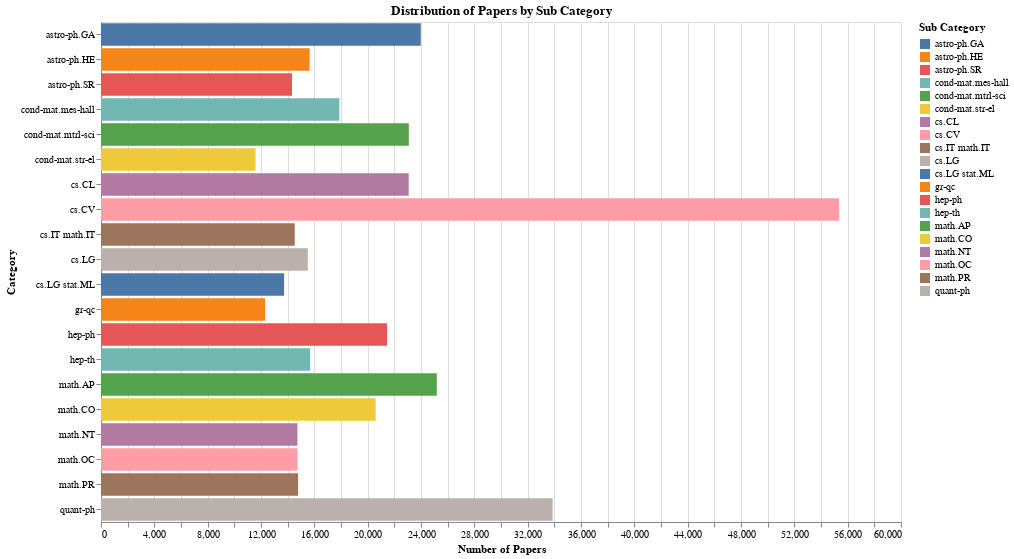

Here is the notebook cell this chart was saved with:
### Code cell
data = [('cs.CV', 55363),
        ('quant-ph', 33871),
        ('math.AP', 25183),
        ('astro-ph.GA', 23981),
        ('cond-mat.mtrl-sci', 23087),
        ('cs.CL', 23075),
        ('hep-ph', 21459),
        ('math.CO', 20600),
        ('cond-mat.mes-hall', 17876),
        ('hep-th', 15688),
        ('astro-ph.HE', 15645),
        ('cs.LG', 15512),
        ('math.PR', 14783),
        ('math.OC', 14740),
        ('math.NT', 14732),
        ('cs.IT math.IT', 14530),
        ('astro-ph.SR', 14326),
        ('cs.LG stat.ML', 13733),
        ('gr-qc', 12309),
        ('cond-mat.str-el', 11590)]

df = pd.DataFrame(data, columns=['Name', 'Count'])
df['Percentage'] = (df['Count'] / df['Count'].sum()) * 100

chart = alt.Chart(df).mark_bar().encode(
    y=alt.Y('Name:N', title='Category'),
    x=alt.X('Count:Q', title='Number of Papers', axis=dict(format=',.0f')),
    color=alt.Color('Name:N', legend=alt.Legend(title='Sub Category')),
    tooltip=[alt.Tooltip('Name', title='Sub Category'), 'Count', alt.Tooltip('Percentage:Q', title='Percentage', format=".1f")]
).properties(
    title='Distribution of Papers by Sub Category',
    width=800,
    height=500
)

chart

### Figure 1 — Vega-Lite specification as saved in the notebook (floating-point values rounded to 4 significant figures)
{"config": {"view": {"continuousWidth": 400, "continuousHeight": 300}}, "data": {"name": "data-44dfd956d7a9142f7f157ba6404b1d50"}, "mark": "bar", "encoding": {"color": {"field": "Name", "legend": {"title": "Sub Category"}, "type": "nominal"}, "tooltip": [{"field": "Name", "title": "Sub Category", "type": "nominal"}, {"field": "Count", "type": "quantitative"}, {"field": "Percentage", "format": ".1f", "title": "Percentage", "type": "quantitative"}], "x": {"axis": {"format": ",.0f"}, "field": "Count", "title": "Number of Papers", "type": "quantitative"}, "y": {"field": "Name", "title": "Category", "type": "nominal"}}, "height": 500, "title": "Distribution of Papers by Sub Category", "width": 800, "$schema": "https://vega.github.io/schema/vega-lite/v4.17.0.json", "datasets": {"data-44dfd956d7a9142f7f157ba6404b1d50": [{"Name": "cs.CV", "Count": 55363, "Percentage": 13.77}, {"Name": "quant-ph", "Count": 33871, "Percentage": 8.424}, {"Name": "math.AP", "Count": 25183, "Percentage": 6.263}, {"Name": "astro-ph.GA", "Count": 23981, "Percentage": 5.964}, {"Name": "cond-mat.mtrl-sci", "Count": 23087, "Percentage": 5.742}, {"Name": "cs.CL", "Count": 23075, "Percentage": 5.739}, {"Name": "hep-ph", "Count": 21459, "Percentage": 5.337}, {"Name": "math.CO", "Count": 20600, "Percentage": 5.123}, {"Name": "cond-mat.mes-hall", "Count": 17876, "Percentage": 4.446}, {"Name": "hep-th", "Count": 15688, "Percentage": 3.902}, {"Name": "astro-ph.HE", "Count": 15645, "Percentage": 3.891}, {"Name": "cs.LG", "Count": 15512, "Percentage": 3.858}, {"Name": "math.PR", "Count": 14783, "Percentage": 3.677}, {"Name": "math.OC", "Count": 14740, "Percentage": 3.666}, {"Name": "math.NT", "Count": 14732, "Percentage": 3.664}, {"Name": "cs.IT math.IT", "Count": 14530, "Percentage": 3.614}, {"Name": "astro-ph.SR", "Count": 14326, "Percentage": 3.563}, {"Name": "cs.LG stat.ML", "Count": 13733, "Percentage": 3.415}, {"Name": "gr-qc", "Count": 12309, "Percentage": 3.061}, {"Name": "cond-mat.str-el", "Count": 11590, "Percentage": 2.882}]}}
